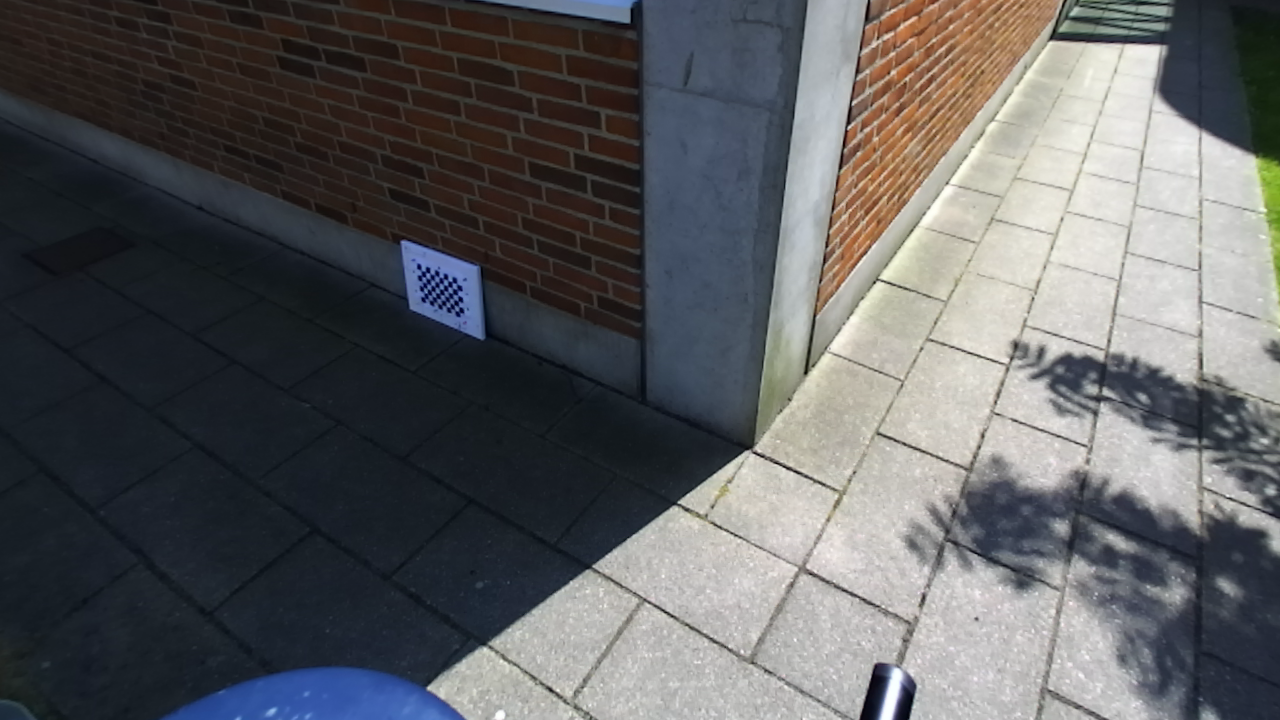
#> input picture colorSpace/RGB_29.png, 1280 x 720 px
$ python BGR2HSL.py   (older library calls are emulated)
#> lines starting #> are read from the running program, lines starting #| are printed output that depends on the picture
#> further down, img is the input picture: shape (720, 1280, 3); mean B, G, R 96.5, 94.9, 94.2
# -*- coding: utf-8 -*-
"""
Created on Tue May  8 16:47:12 2018

@author: Fulvio Bertolini
"""


def bgr_to_chR_chG(bgrImg):
    rows, cols, _ = bgrImg.shape

    chR = np.zeros((rows, cols), np.float)
    chG = np.zeros((rows, cols), np.float)
    chB = np.zeros((rows, cols), np.float)

    for x in range(0,rows):
        for y in range(0,cols):
            if  (bgrImg[x,y,1] != 0):

                r = float(bgrImg[x,y,2]) / float(255)
                g = float(bgrImg[x,y,1]) / float(255)
                b = float(bgrImg[x,y,0]) / float(255)

                # r chromaticity componen
                chR[x,y] = np.uint8(r*255 / (r+g+b))

                #g chromaticity component
                chG[x,y] = np.uint8(g*255 / (r+g+b))

                chB[x,y] = np.uint8(b*255 / (r+g+b))
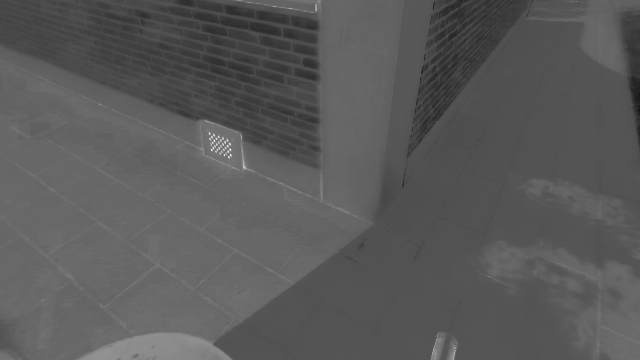
#> chB: shape (720, 1280) float64 (shown at 1/2 size); min 0, max 250, mean 89.4
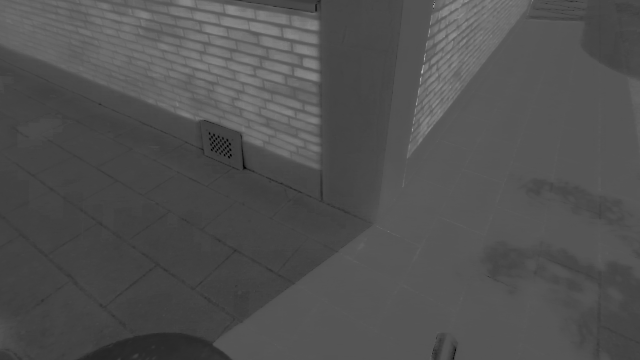
#> chR: shape (720, 1280) float64 (shown at 1/2 size); min 0, max 240, mean 80.7

    return chR, chB, chG


import cv2
import numpy as np
from matplotlib import pyplot as plt

img = cv2.imread('RGB_29.png')
hsv = cv2.cvtColor(img,cv2.COLOR_BGR2HLS)
chR, chB, chG = bgr_to_chR_chG(img)


h = hsv[:,:,0]
l = hsv[:,:,1]
s = hsv[:,:,2]
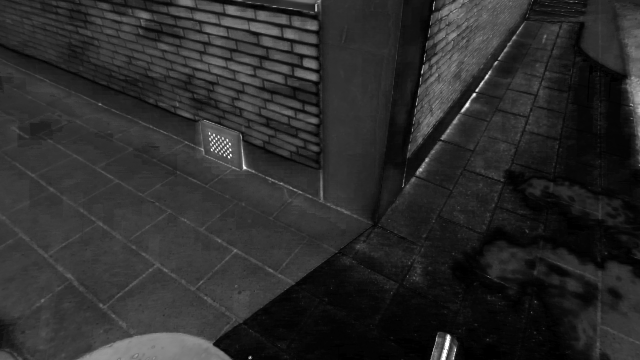
#> s: shape (720, 1280) (shown at 1/2 size); min 0, max 255, mean 43.4


R = img[:,:,2]
g = img[:,:,1]
b = img[:,:,0]
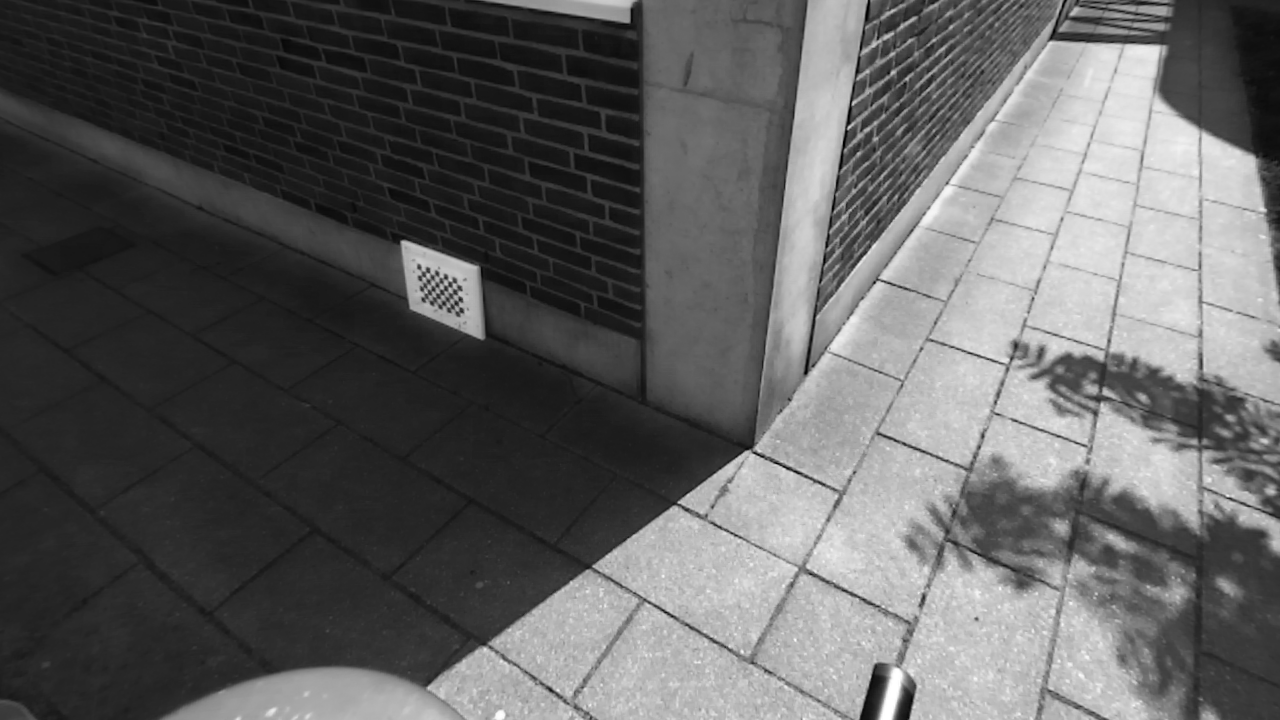
#> b: shape (720, 1280); min 0, max 255, mean 96.5


plt.figure()
plt.subplot(221)
plt.imshow(cv2.cvtColor(img, cv2.COLOR_BGR2RGB))
plt.title("RGB")
plt.subplot(222)
plt.imshow(R, cmap='gray')
plt.title("r")
plt.subplot(223)
plt.imshow(g, cmap='gray')
plt.title("g")
plt.subplot(224)
plt.imshow(b, cmap='gray')
plt.title("b")

plt.figure()
plt.subplot(131)
plt.imshow(chR, cmap='gray')
plt.title("chR")
plt.subplot(132)
plt.imshow(chB, cmap='gray')
plt.title("chB")
plt.subplot(133)
plt.imshow(chG, cmap='gray')
plt.title("chG")


plt.figure()
plt.subplot(221)
plt.imshow(hsv)
plt.title("HSV")
plt.subplot(222)
plt.imshow(h, cmap='gray')
plt.title("h")
plt.subplot(223)
plt.imshow(l, cmap='gray')
plt.title("l")
plt.subplot(224)
plt.imshow(s, cmap='gray')
plt.title("s")


#hist = cv2.calcHist(h.ravel(), 0, None, [180, 256], [0, 180, 0, 256])

#> (the run stopped early here; a loop or call above may not have finished)

$ run again, with colorSpace/RGB_151.png copied over colorSpace/RGB_29.png
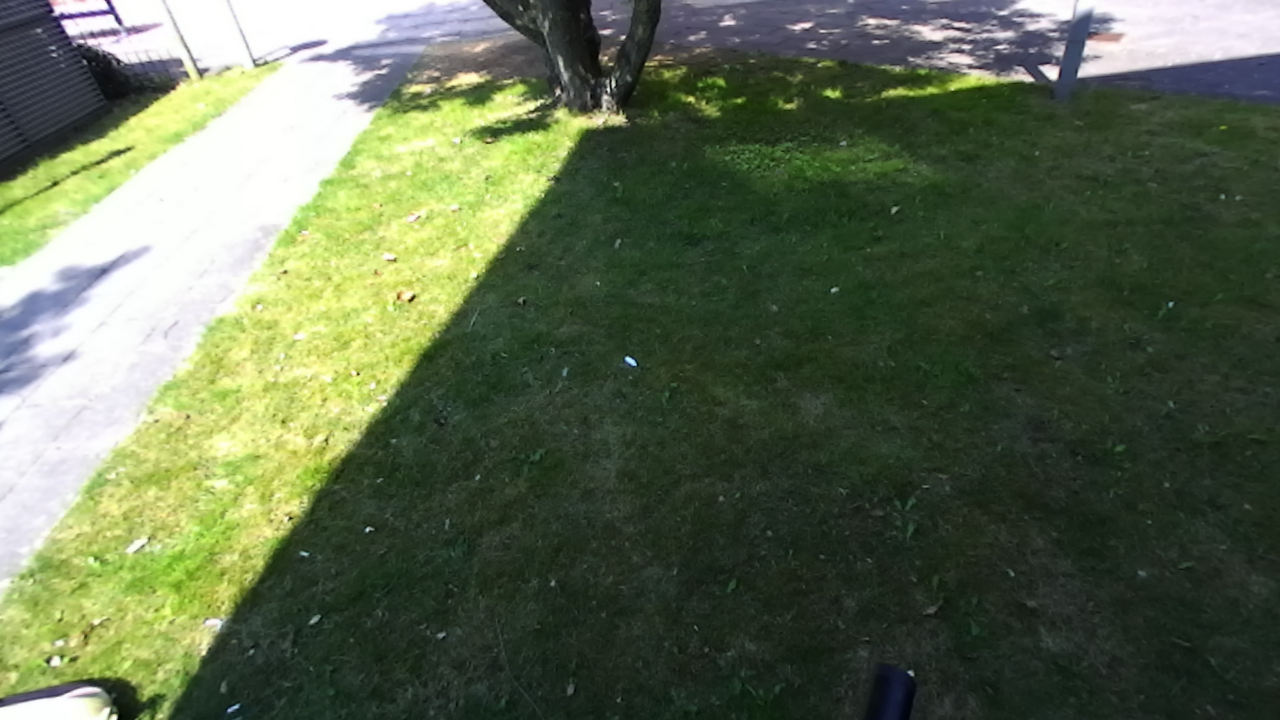
#> input picture colorSpace/RGB_151.png, 1280 x 720 px
#> img is the input picture: shape (720, 1280, 3); mean B, G, R 78.9, 105.1, 92.8
#> hsv: shape (720, 1280, 3); mean of channels 0, 1, 2 60.9, 91.9, 79.8
#> after the loop in bgr_to_chR_chG, `for x in range(0,rows):`:
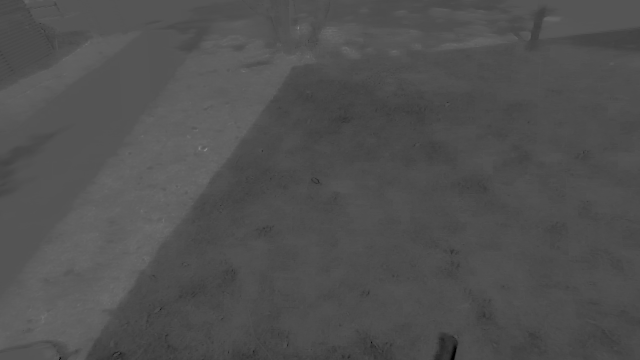
#> chR: shape (720, 1280) float64 (shown at 1/2 size); min 0, max 159, mean 80.1
#> `b = img[:,:,0]`:
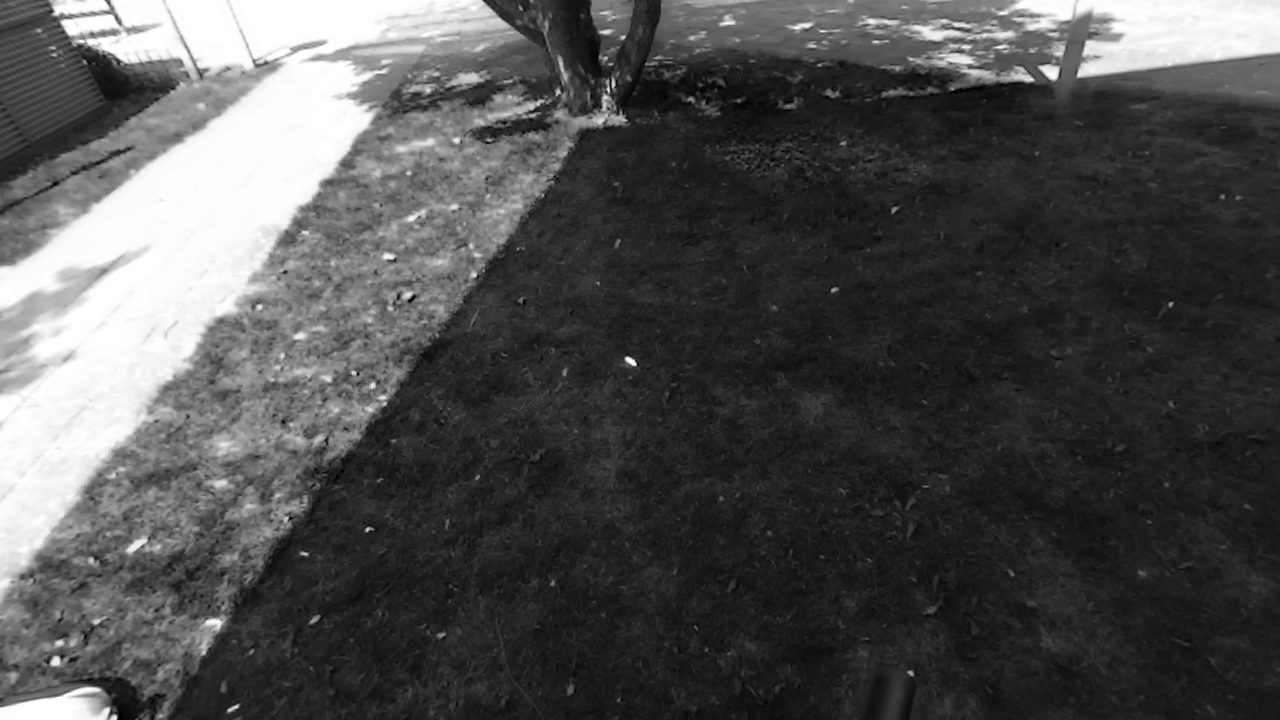
#> b: shape (720, 1280); min 0, max 255, mean 78.9

$ run again, with colorSpace/RGB_210.png copied over colorSpace/RGB_29.png
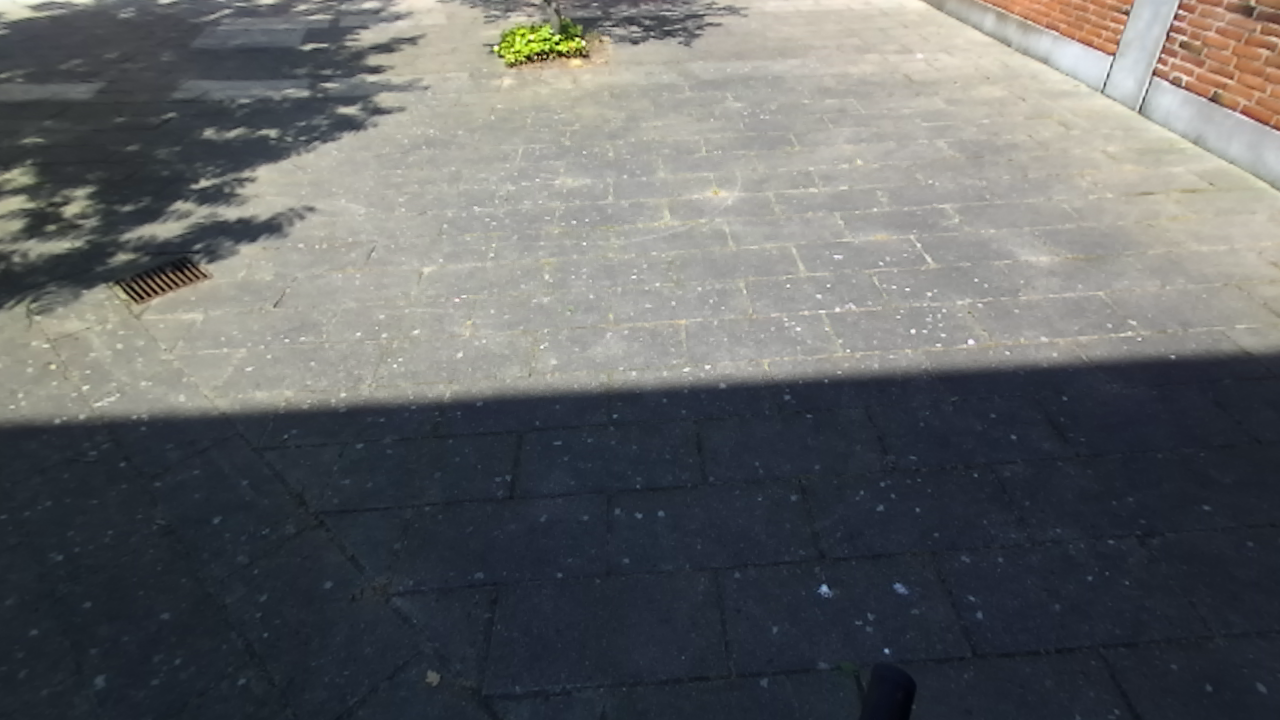
#> input picture colorSpace/RGB_210.png, 1280 x 720 px
#> img is the input picture: shape (720, 1280, 3); mean B, G, R 102.9, 102.4, 100.5
#> hsv: shape (720, 1280, 3); mean of channels 0, 1, 2 70.9, 102, 37.3
#> after the loop in bgr_to_chR_chG, `for x in range(0,rows):`:
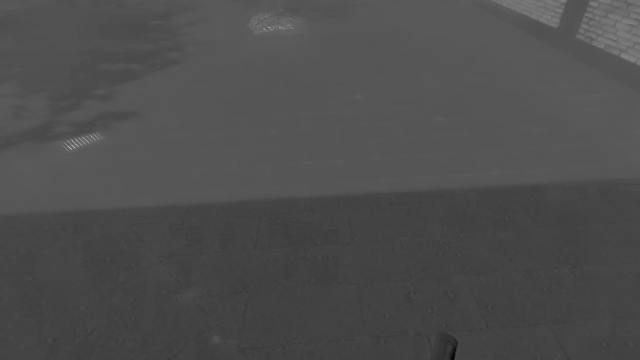
#> chR: shape (720, 1280) float64 (shown at 1/2 size); min 0, max 239, mean 77.7
#> `b = img[:,:,0]`:
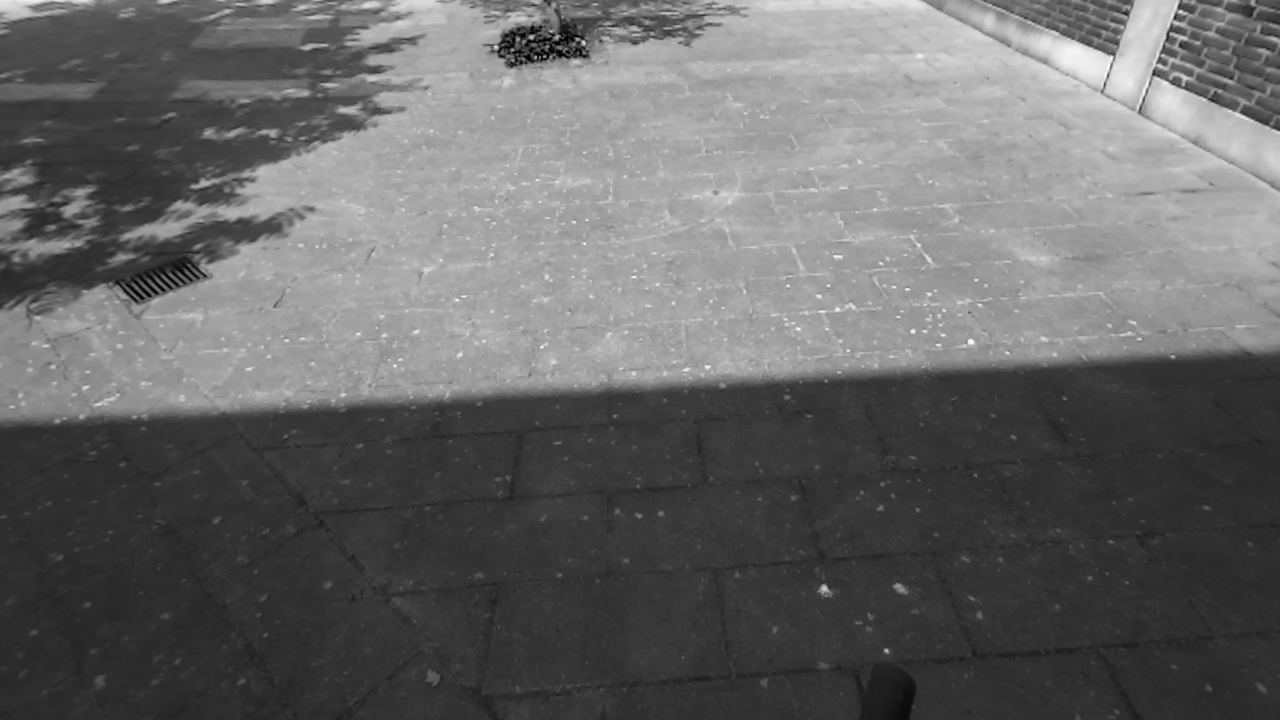
#> b: shape (720, 1280); min 0, max 250, mean 102.9
